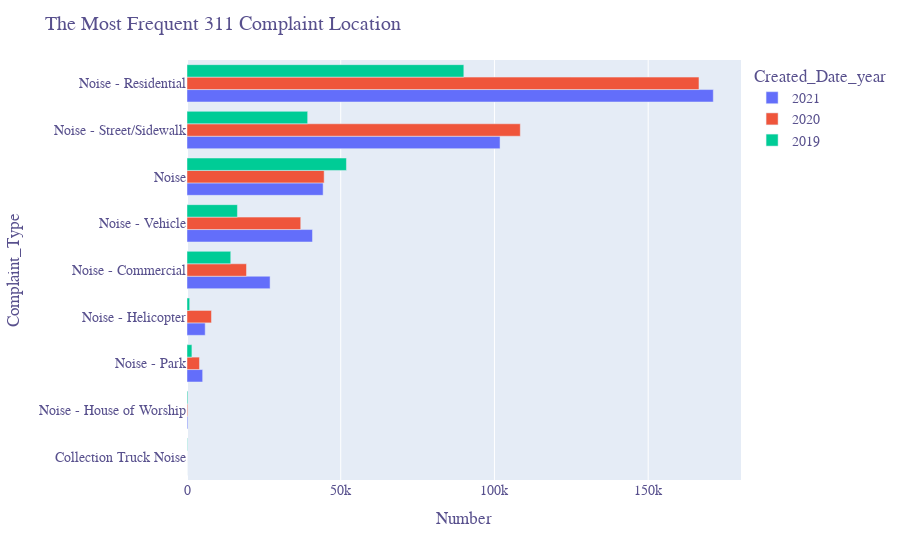

The code cell stored with this chart in its notebook:
### Code cell
complaint_type_x = list(noise_data["Complaint_Type"].value_counts()[0:10])
complaint_type_y = list(noise_data["Complaint_Type"].value_counts()[0:10].index)

complaint_type_x.reverse()
complaint_type_y.reverse()


complaint_type_count_df = pd.DataFrame({"Total Calls": complaint_type_x, "Complaint Type": complaint_type_y})

complaint_type_fig = px.bar(noise_data_count, x="Number", y="Complaint_Type", 
             orientation='h',barmode='group',
             height=700, color = "Created_Date_year")
             #color_discrete_sequence = px.colors.sequential.thermal)

complaint_type_fig.update_layout(
                  title="The Most Frequent 311 Complaint Location",
                  font=dict(family="silom",
                  size=14, color="#58508d"))

complaint_type_fig.show()

### Figure 1 — Plotly figure (JSON) as saved in the notebook; plotly's stock layout.template omitted (floating-point values rounded to 4 significant figures)
{"data": [{"alignmentgroup": "True", "hovertemplate": "Created_Date_year=2021<br>Number=%{x}<br>Complaint_Type=%{y}<extra></extra>", "legendgroup": "2021", "marker": {"color": "#636efa", "pattern": {"shape": ""}}, "name": "2021", "offsetgroup": "2021", "orientation": "h", "showlegend": true, "textposition": "auto", "type": "bar", "x": [1, 255, 5093, 5917, 27024, 40811, 44277, 101821, 171182], "xaxis": "x", "y": ["Collection Truck Noise", "Noise - House of Worship", "Noise - Park", "Noise - Helicopter", "Noise - Commercial", "Noise - Vehicle", "Noise", "Noise - Street/Sidewalk", "Noise - Residential"], "yaxis": "y"}, {"alignmentgroup": "True", "hovertemplate": "Created_Date_year=2020<br>Number=%{x}<br>Complaint_Type=%{y}<extra></extra>", "legendgroup": "2020", "marker": {"color": "#EF553B", "pattern": {"shape": ""}}, "name": "2020", "offsetgroup": "2020", "orientation": "h", "showlegend": true, "textposition": "auto", "type": "bar", "x": [2, 239, 4056, 7958, 19353, 36996, 44608, 108409, 166525], "xaxis": "x", "y": ["Collection Truck Noise", "Noise - House of Worship", "Noise - Park", "Noise - Helicopter", "Noise - Commercial", "Noise - Vehicle", "Noise", "Noise - Street/Sidewalk", "Noise - Residential"], "yaxis": "y"}, {"alignmentgroup": "True", "hovertemplate": "Created_Date_year=2019<br>Number=%{x}<br>Complaint_Type=%{y}<extra></extra>", "legendgroup": "2019", "marker": {"color": "#00cc96", "pattern": {"shape": ""}}, "name": "2019", "offsetgroup": "2019", "orientation": "h", "showlegend": true, "textposition": "auto", "type": "bar", "x": [112, 260, 867, 1600, 14234, 16404, 39248, 51863, 90041], "xaxis": "x", "y": ["Collection Truck Noise", "Noise - House of Worship", "Noise - Helicopter", "Noise - Park", "Noise - Commercial", "Noise - Vehicle", "Noise - Street/Sidewalk", "Noise", "Noise - Residential"], "yaxis": "y"}], "layout": {"autosize": true, "barmode": "group", "font": {"color": "#58508d", "family": "silom", "size": 14}, "legend": {"title": {"text": "Created_Date_year"}, "tracegroupgap": 0}, "margin": {"t": 60}, "title": {"text": "The Most Frequent 311 Complaint Location"}, "xaxis": {"anchor": "y", "autorange": true, "domain": [0, 1], "range": [0, 180200.0], "title": {"text": "Number"}, "type": "linear"}, "yaxis": {"anchor": "x", "autorange": true, "domain": [0, 1], "range": [-0.5, 8.5], "title": {"text": "Complaint_Type"}, "type": "category"}}}
